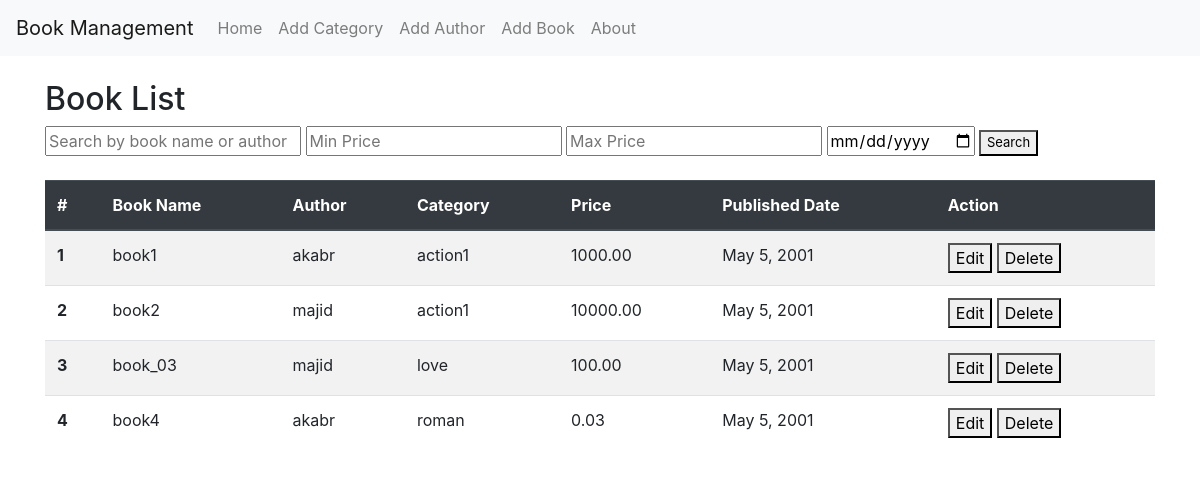
The page / on the database its author committed.
### books_management/models.py (models this page shows, shortened)
class Book(models.Model):
    name = models.CharField(max_length=255)
    description = models.TextField()
    published_at = models.DateField()
    number_of_pages = models.PositiveIntegerField()
    price = models.DecimalField(max_digits=10, decimal_places=2, default=0)
    author = models.ForeignKey('Author',on_delete=models.CASCADE,null=True,blank=True)
    category = models.ForeignKey(Category, on_delete=models.SET_NULL,null=True)

class Author(models.Model):
    GENDER_CHOICES = [
        ("M", 'Male'),
        ("F", 'Female'),
        ("O", 'Other')
    ]
    name = models.CharField(max_length=255)
    birth_date = models.DateField()
    gender  = models.CharField(max_length=1,choices=GENDER_CHOICES,default='M')

class Category(models.Model):
    name = models.CharField(max_length=255)

### books_management/views.py (the view)
# urls.py: path('',views.homepage),
def homepage(request):
    search_query = request.GET.get('q', '')
    min_price = request.GET.get('min_price', '')
    max_price = request.GET.get('max_price', '')
    start_date = request.GET.get('start_date', '')
    books = Book.objects.all()
    if search_query:
        books = Book.objects.filter(
            Q(name__icontains=search_query) |
            Q(author__name__icontains=search_query) |
            Q(category__name__icontains=search_query)
        )
    if min_price:
        books = books.filter(price__gte=min_price)
    if max_price:
        books = books.filter(price__lte=max_price)
    if start_date:
        books = books.filter(published_at__gte=start_date)
    context = {
    'books': books,
    'search_query': search_query,
    'min_price': min_price,
    'max_price': max_price,
    'start_date': start_date,
    }
    return render(request, 'homepage.html', context)

### books_management/templates/homepage.html (shortened to what this page needs)
{% extends "base.html" %}
{% block content %}
<h2>Book List</h2>
<form method="GET" action="">
    <input type="text" name="a" placeholder="Search by book name or author" value="{{ search_query }}">
    <input type="number" name="min_price" placeholder="Min Price" value="{{ min_price }}" step="0.01">
    <input type="number" name="max_price" placeholder="Max Price" value="{{ max_price }}" step="0.01">
    <input type="date" name="start_date" placeholder="Start Date" value="{{ start_date }}">
    <button type="submit" class="button" style="font-size: 13px;">Search</button>
</form>
<br>
<table class="table table-striped">
    <thead class="thead-dark">
        <tr>
            <th scope="col">#</th>
            <th scope="col">Book Name</th>
            <th scope="col">Author</th>
            <th scope="col">Category</th>
            <th scope="col">Price</th>
            <th scope="col">Published Date</th>
            <th scope="col">Action</th>
        </tr>
    </thead>
    <tbody>
        {% for book in books %}
        <tr>
            <th scope="row">{{ forloop.counter }}</th>
            <td>{{ book.name }}</td>
            <td>{{ book.author.name }}</td>
            <td>{{ book.category.name }}</td>
            <td>{{ book.price }}</td>
            <td>{{ book.published_at }}</td>
            <td>
            <form action="{% url 'edit_book' book.id %}" method="POST" style="display: inline;">
                <button type="submit">Edit</button>
            </form>
            <form action="{% url 'delete_book' book.id %}" method="POST" style="display: inline;">
                <button type="submit">Delete</button>
            </form>
            </td>
        </tr>
        {% empty %}
        <tr>
            <td colspan="7" class="text-center">No books available</td>
        </tr>
        {% endfor %}
    </tbody>
</table>
{% endblock %}

### books_management/templates/base.html (shortened to what this page needs)
<!DOCTYPE html>
<html lang="en">
<head>
    <link rel="stylesheet" href="https://stackpath.bootstrapcdn.com/bootstrap/4.5.2/css/bootstrap.min.css">
</head>
<body>
    <nav class="navbar navbar-expand-lg navbar-light bg-light">
        <a class="navbar-brand" href="{% url 'homepage' %}">Book Management</a>
        <div class="collapse navbar-collapse" id="navbarNav">
            <ul class="navbar-nav">
                <li class="nav-item">
                    <a class="nav-link" href="{% url 'homepage' %}">Home</a>
                </li>
                    <a class="nav-link" href="{% url 'add_category' %}">Add Category</a>
                    <a class="nav-link" href="{% url 'add_author' %}">Add Author</a>
                <li class="nav-item">
                    <a class="nav-link" href="{% url 'add_book' %}">Add Book</a>
                </li>
                <li class="nav-item">
                    <a class="nav-link" href="{% url 'about' %}">About</a>
                </li>
            </ul>
        </div>
    </nav>
    <div class="container mt-4">
        {% block content %}{% endblock %}
    </div>
</body>
</html>

### rows shown on the page
Book: name "book1", author.name "akabr", category.name "action1", price "1000.00", published_at "May 5, 2001"
Book: name "book2", author.name "majid", category.name "action1", price "10000.00", published_at "May 5, 2001"
Book: name "book_03", author.name "majid", category.name "love", price "100.00", published_at "May 5, 2001"
Book: name "book4", author.name "akabr", category.name "roman", price "0.03", published_at "May 5, 2001"
